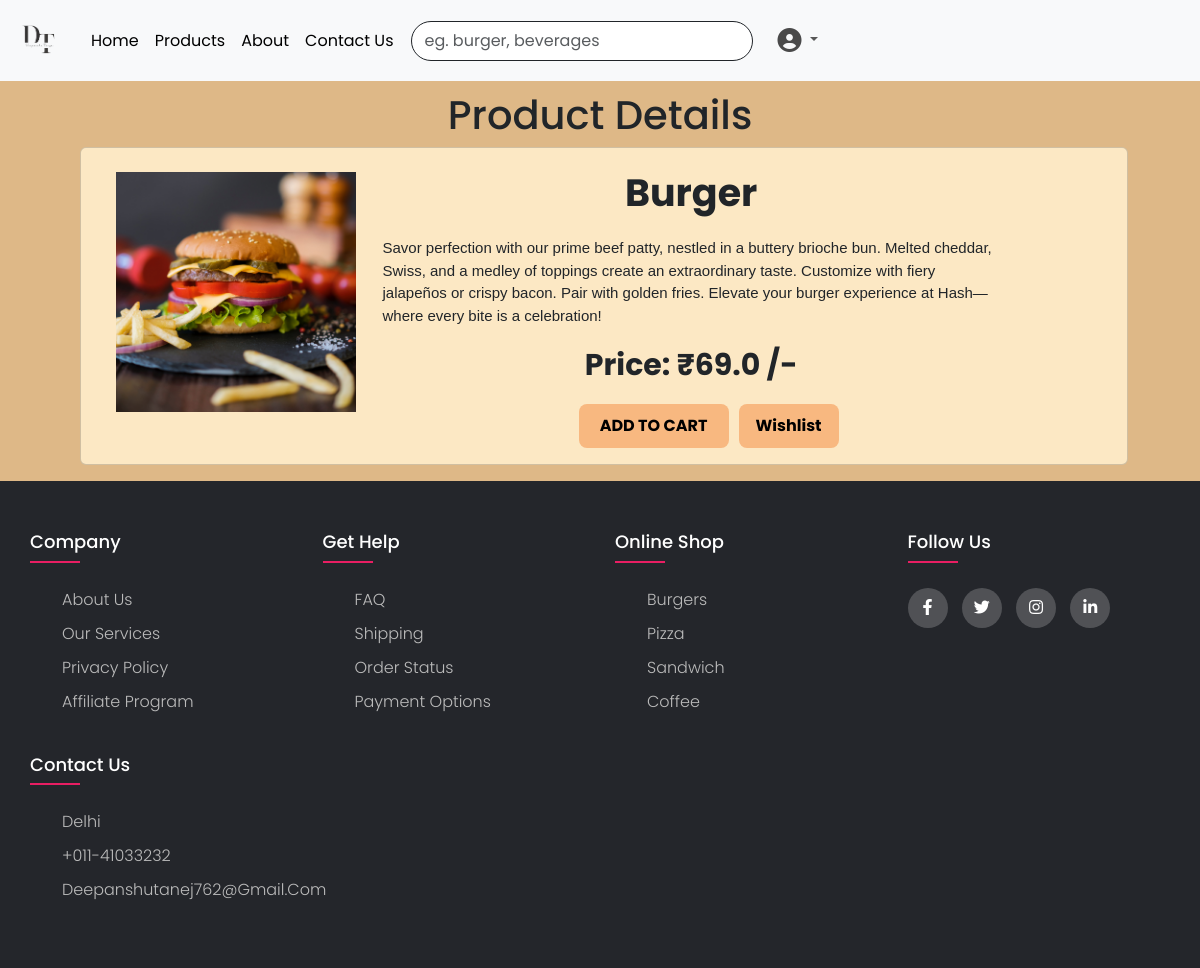
The page /1 (signed in) on the database its author committed.
### app1/models.py (models this page shows, shortened)
class Product(models.Model):
    Title = models.CharField(max_length=30)
    Product_id = models.IntegerField(unique=True)
    Description = models.CharField(max_length=1000)
    price = models.FloatField(max_length=30)
    img = models.ImageField(upload_to='images/')
    category = models.CharField(max_length=30)

### app1/views.py (the view, shortened to what this page needs)
# urls.py: path('<int:pid>', views.details, name='details'),
def details(request,pid):
    if request.user.is_authenticated:
        myproduct = get_object_or_404(Product, pk=pid)
        return render(request,'app1/details.html',{'z':myproduct})

### app1/templates/app1/details.html (shortened to what this page needs)
<!DOCTYPE html>
<html lang="en">
<head>
  {% load static %}
  <link rel="stylesheet" href="{% static 'app1/home.css' %}">
  <link href="https://cdn.jsdelivr.net/npm/bootstrap@5.3.1/dist/css/bootstrap.min.css" rel="stylesheet"
>
</head>
<body style="background-color:burlywood;">
  {% include 'app1/navbar.html' %}
  <div>
    <h1 style="text-align: center;margin-top: 10px;">Product Details</h1>
    <div class="card mb-3" style="max-width: 90%; background-color: rgb(252, 232, 196);margin: 0vh 9vh 10vh 10vh;">
      <div class="row g-0">
        <div class="col-md-3">
          <img src="{{z.img.url}}" class="img-fluid rounded-start, card-img-top" alt="image"
            style="max-block-size: 20vw;margin-left: 2vw;margin-top: 3vh;margin-bottom: 3vh;">
        </div>
        <div class="col-md-8">
          <div class="card-body">
            <p style="font-weight: bolder;font-size: 38px;text-align: center;">{{ z.Title }}</p>
            <p style="font-size: 15px;font-family:Arial, Helvetica, sans-serif;margin:2vh 2vw">
              {{z.Description}}</p>
            <p style="font-size: 30px;font-weight: bold;text-align: center;">Price: ₹{{ z.price }} /-</p>
            <div class="container1" style="display:flex; flex-direction: row;align-items: center;margin-left: 160px; gap: 30px;">
              <form method="post" action="{% url 'cart' %}">
                <button class="btn, btn1" value="{{z.Product_id}}" id="c_btn" name="c_btn" style="padding: 10px;width: 150px; ;">ADD TO CART</button>
              </form>
              <form method="post" action="{% url 'add_wishlists' %}">
                <button class="btn, btn1" value="{{z.Product_id}}" id="w_btn" name="w_btn"
                  style="padding: 10px;width: 100px;">Wishlist</button>
              </form>
            </div>
          </div>
        </div>
      </div>
    </div>
  </div>
  {% include 'app1/footer.html' %}
</body>
</html>

### app1/templates/app1/navbar.html (shortened to what this page needs)
<!DOCTYPE html>
<html lang="en">
<head>
  <link href="https://cdn.jsdelivr.net/npm/bootstrap@5.3.1/dist/css/bootstrap.min.css" rel="stylesheet"
>
</head>
<body>
  <nav class="navbar navbar-expand-lg bg-body-tertiary">
    <div class="container-fluid">
      <a class="navbar-brand " href='home'>
        <img src="images/DT1.png" id="logo">
      </a>
      <div class="collapse navbar-collapse" id="navbarNav">
        <ul class="navbar-nav">
          <li class="nav-item">
            <a class="nav-link active" aria-current="page" href="{% url 'home' %}">Home</a>
          </li>
          <li class="nav-item">
            <a class="nav-link active" href="{% url 'allproducts' %}">Products</a>
          </li>
          <li class="nav-item">
            <a class="nav-link active" href="{% url 'aboutus' %}">About</a>
          </li>
          <li class="nav-item">
            <a class="nav-link active " href="{% url 'contactus' %}">Contact Us</a>
          </li>
          <form class="d-flex" role="search" method="post" action="search">
            <input class="form-control me-2" type="search" placeholder="eg. burger, beverages" aria-label="Search"
              name="search1" id="field1" style="margin-left: 10px;border: 1px solid;border-radius: 34px;">
          </form>
          <li class="nav-item dropdown">
            <a class="nav-link dropdown-toggle" href="#" role="button" data-bs-toggle="dropdown" aria-expanded="false">
              <i class="fa-solid fa-circle-user fa-xl" style="color: rgb(74, 74, 74); margin-left: 8px;"></i>
            </a>
          </li>
        </ul>
      </div>
    </div>
  </nav>
</body>
</html>

### app1/templates/app1/footer.html (shortened to what this page needs)
<!DOCTYPE html>
<html lang="en">
<head>
	{% load static %}
	<link rel="stylesheet" href="{% static 'app1/style.css' %}">
	<link rel="stylesheet" type="text/css"
		href="https://cdnjs.cloudflare.com/ajax/libs/font-awesome/5.15.1/css/all.min.css">
</head>
<body>
	<footer class="footer">
		<div class="container">
			<div class="row">
				<div class="footer-col">
					<h4>Company</h4>
					<ul>
						<li><a href="aboutus">about us</a></li>
						<li><a href="#">our services</a></li>
						<li><a href="#">privacy policy</a></li>
						<li><a href="#">affiliate program</a></li>
					</ul>
				</div>
				<div class="footer-col">
					<h4>get help</h4>
					<ul>
						<li><a href="#">FAQ</a></li>
						<li><a href="#">shipping</a></li>
						<li><a href="#">order status</a></li>
						<li><a href="#">payment options</a></li>
					</ul>
				</div>
				<div class="footer-col">
					<h4>online shop</h4>
					<ul>
						<li><a href="#">Burgers</a></li>
						<li><a href="#">Pizza</a></li>
						<li><a href="#">Sandwich</a></li>
						<li><a href="#">Coffee</a></li>
					</ul>
				</div>
				<div class="footer-col">
					<h4>follow us</h4>
					<div class="social-links">
						<a href="https://www.facebook.com/deepanshu.taneja.140?mibextid=ZbWKwL"><i
								class="fab fa-facebook-f"></i></a>
						<a href="#"><i class="fab fa-twitter"></i></a>
						<a href="https://instagram.com/taneja_deepanshu04?utm_source=qr&igshid=ZDc4ODBmNjlmNQ%3D%3D"><i
								class="fab fa-instagram"></i></a>
						<a href="https://www.linkedin.com/in/deepanshu-taneja-5461181a3"><i class="fab fa-linkedin-in"></i></a>
					</div>
				</div>
				<div class="footer-col">
					<br>
					<h4>Contact Us</h4>
					<ul>
						<li><a href="#">Delhi</a></li>
						<li><a href="#">+011-41033232</a></li>
						<li><a href="#">deepanshutanej762@gmail.com</a></li>
					</ul>
				</div>
			</div>
		</div>
	</footer>
</body>
</html>

### app1/static/app1/home.css (style rules this page uses)
.card-img-top { margin-top: 10px; max-width: 250px; height: 200px; overflow: hidden; aspect-ratio: 1/3; object-fit: contain; }
.btn1 { background-color: rgb(248, 184, 128); font-weight: bolder; border: none; padding: 5px 10px; border-radius: 8px; }

### app1/static/app1/style.css (style rules this page uses)
body { line-height: 1.5; font-family: 'Poppins', sans-serif; }
* { margin:0; padding:0; box-sizing: border-box; }
.container { max-width: 1170px; margin:auto; }
.row { display: flex; flex-wrap: wrap; }
ul { list-style: none; }
.footer { background-color: #24262b; padding: 50px 0; }
.footer-col { width: 25%; padding: 0 15px; }
.footer-col h4 { font-size: 18px; color: #ffffff; text-transform: capitalize; margin-bottom: 35px; font-weight: 500; position: relative; }
.footer-col h4::before { content: ''; position: absolute; left:0; bottom: -10px; background-color: #e91e63; height: 2px; box-sizing: border-box; width: 50px; }
.footer-col ul li:not(:last-child) { margin-bottom: 10px; }
.footer-col ul li a { font-size: 16px; text-transform: capitalize; color: #ffffff; text-decoration: none; font-weight: 300; color: #bbbbbb; display: block; transition: all 0.3s ease; }
.footer-col .social-links a { display: inline-block; height: 40px; width: 40px; background-color: rgba(255,255,255,0.2); margin:0 10px 10px 0; text-align: center; line-height: 40px; border-radius: 50%; color: #ffffff; transition: all 0.5s ease; }

### app1/templates/app1/details.html (style rules this page uses)
.btn1 { margin-left: 40%; }

### app1/templates/app1/navbar.html (style rules this page uses)
#logo { max-block-size: 55px; }

### rows shown on the page
Product: img (picture), Title "Burger", Description "Savor perfection with our prime beef patty, nestled in a buttery brioche bun. Melted cheddar, Swiss, and a medley of toppings create an extraordinary taste. Customize with fiery jalapeños or crispy bacon. Pair with golden fries. Elevate your burger experience at Hash—where every bite is a celebration!", price "69.0"
